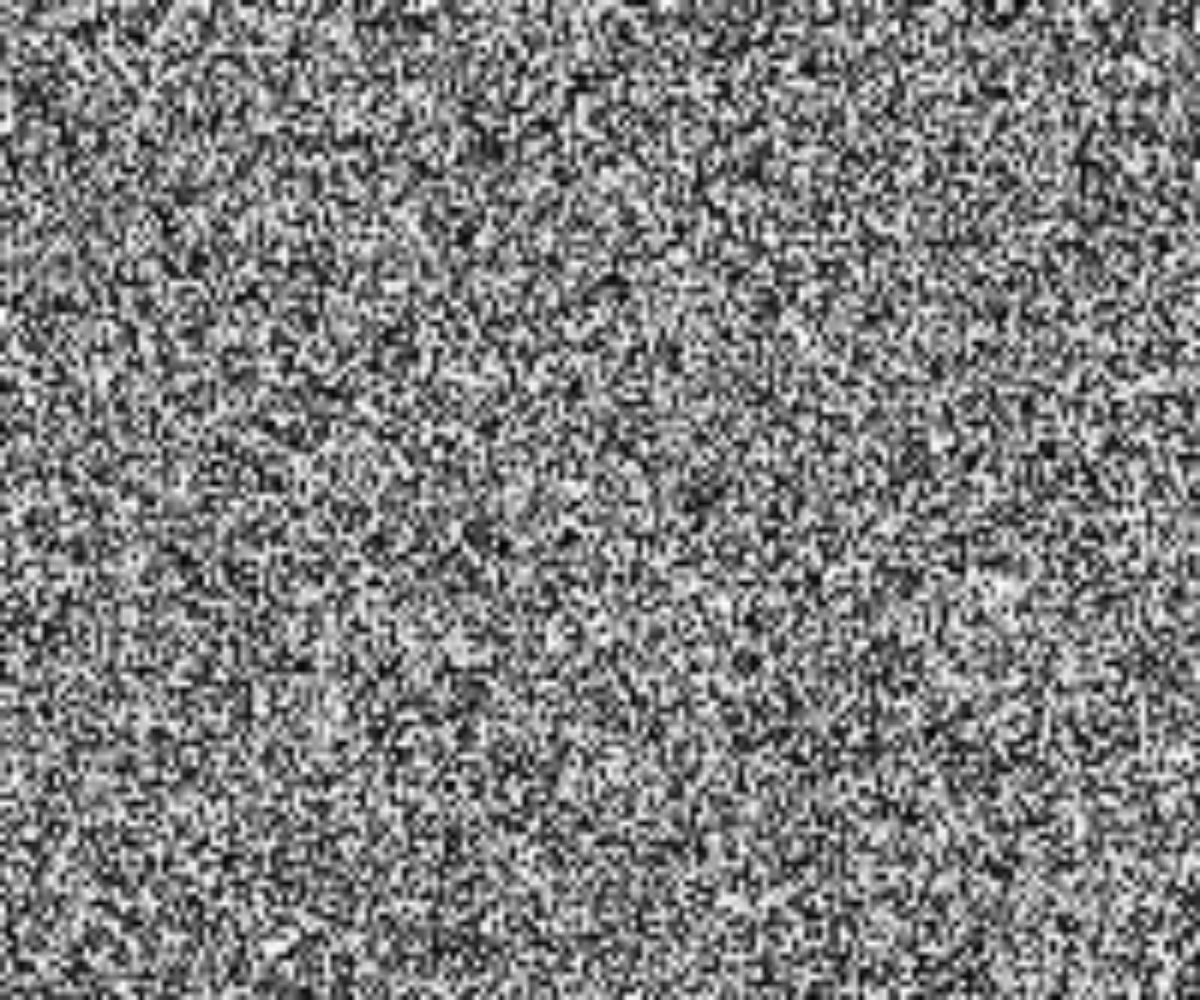
Frame 1 (no input)
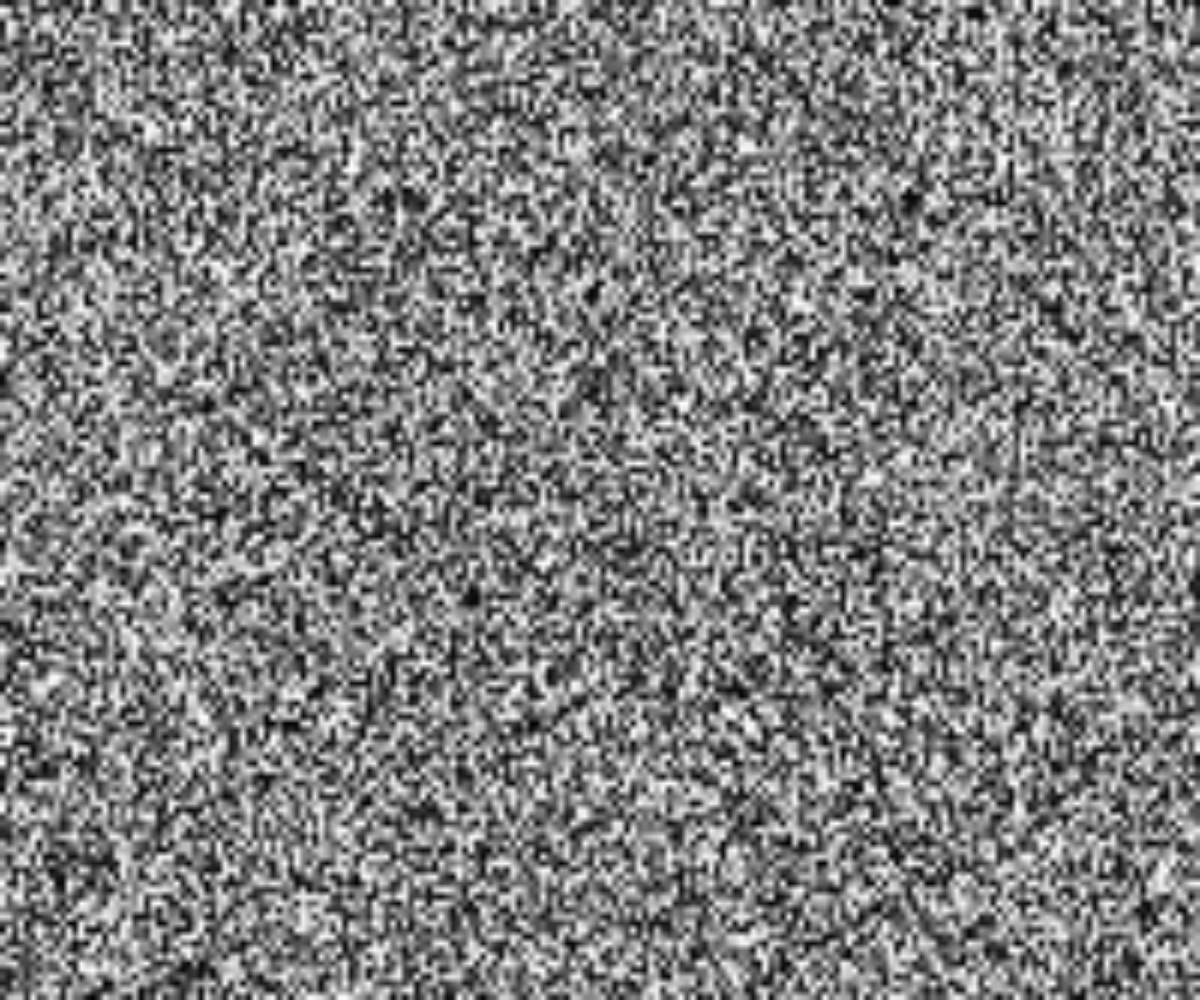
Frame 60 (no input)
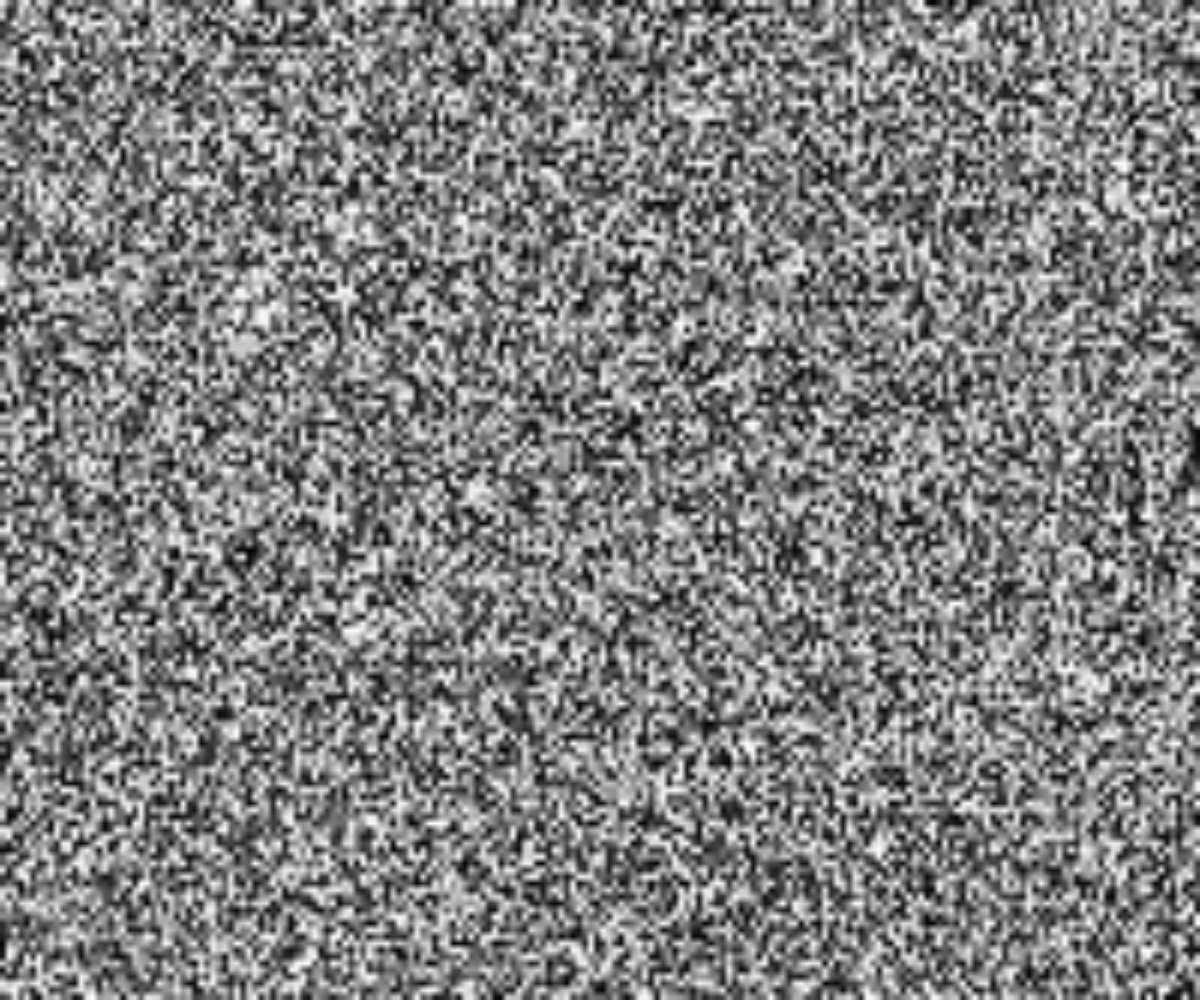
Frame 120 (the mouse pressed at the canvas centre since frame 60)

The p5.js sketch that drew these frames (run headless with seeded random() and noise() and a simulated clock; from frame 60 on, the mouse is pressed at the canvas centre):

// p5.js sketch
// ── sketch.js
var img;

function setup() {
  createCanvas(windowWidth, windowHeight);
  img = createImage(200, 150);

}

function windowResized() {
  resizeCanvas(windowWidth, windowHeight);
}

function draw() {
   img.loadPixels();
  for (i = 0; i < img.width; i++) {
    for (j = 0; j < img.height; j++) {
      img.set(i, j, color(random(256)));
    }
  }
  img.updatePixels();
  image(img, 0, 0,width,height);
  
}
